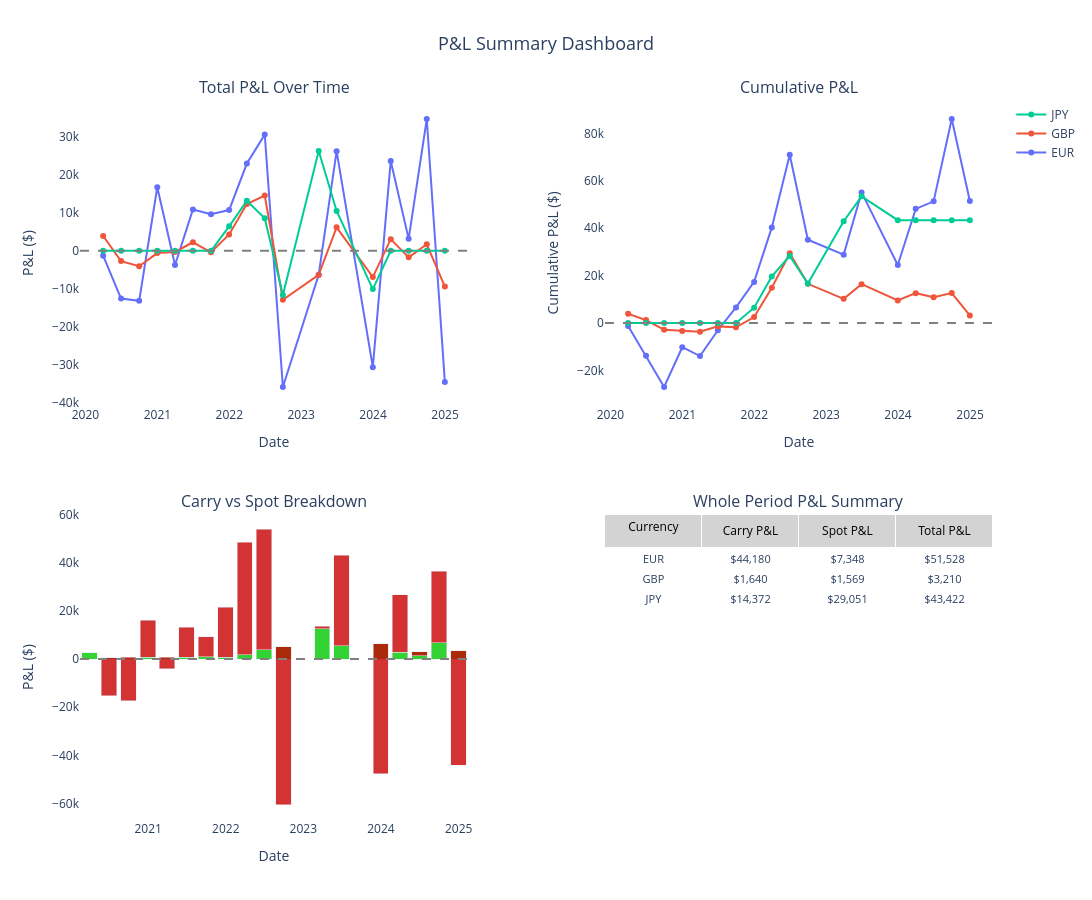

This figure's notebook cell:
### Markdown cell above
### 8.5 Comprehensive P&L Dashboard (4-Panel Overview)

### Code cell
# 8.5.1 Comprehensive 4-panel dashboard
print("\nGenerating comprehensive P&L dashboard...")
fig7 = trade_portfolio.plot_pnl_summary_dashboard(period='QE')
fig7.show()

print("\n" + "="*80)
print("DASHBOARD PANELS EXPLAINED:")
print("="*80)
print("\n1. TOP-LEFT: Total P&L Over Time")
print("   - Shows quarterly P&L for each currency")
print("   - One line per currency for easy comparison")
print("   - Helps identify best/worst performing periods and currencies")

print("\n2. TOP-RIGHT: Cumulative P&L")
print("   - Running total of P&L over time")
print("   - Shows wealth accumulation from hedging program")
print("   - Trend indicates if strategy is improving/deteriorating")

print("\n3. BOTTOM-LEFT: Carry vs Spot Components (Stacked)")
print("   - Green bars: Carry P&L (earned from forward premium/discount)")
print("   - Red bars: Spot movement P&L (from FX rate changes)")
print("   - Stacked view shows total contribution from each component")

print("\n4. BOTTOM-RIGHT: Whole Period P&L Summary by Component")
print("   - Summary table of P&L across entire period by currency")
print("   - Carry P&L column: Total earnings from forward premium/discount")
print("   - Spot P&L column: Total gains/losses from FX rate changes")
print("   - Total P&L column: Combined carry and spot results for each currency")

### Figure 1 — Plotly figure (JSON) as saved in the notebook; plotly's stock layout.template omitted (floating-point values rounded to 4 significant figures)
{"data": [{"hovertemplate": "<b>EUR</b><br>Date: %{x|%Y-%m-%d}<br>P&L: $%{y:,.0f}<extra></extra>", "line": {"color": "#636EFA", "width": 2}, "mode": "lines+markers", "name": "EUR", "type": "scatter", "x": ["2020-03-31T00:00:00.000000000", "2020-06-30T00:00:00.000000000", "2020-09-30T00:00:00.000000000", "2020-12-31T00:00:00.000000000", "2021-03-31T00:00:00.000000000", "2021-06-30T00:00:00.000000000", "2021-09-30T00:00:00.000000000", "2021-12-31T00:00:00.000000000", "2022-03-31T00:00:00.000000000", "2022-06-30T00:00:00.000000000", "2022-09-30T00:00:00.000000000", "2023-03-31T00:00:00.000000000", "2023-06-30T00:00:00.000000000", "2023-12-31T00:00:00.000000000", "2024-03-31T00:00:00.000000000", "2024-06-30T00:00:00.000000000", "2024-09-30T00:00:00.000000000", "2024-12-31T00:00:00.000000000"], "xaxis": "x", "y": [-1278.0, -12570.0, -13170.0, 16780.0, -3746.0, 10910.0, 9650.0, 10770.0, 23030.0, 30660.0, -35890.0, -6294.0, 26290.0, -30660.0, 23710.0, 3169.0, 34770.0, -34600.0], "yaxis": "y"}, {"hovertemplate": "<b>GBP</b><br>Date: %{x|%Y-%m-%d}<br>P&L: $%{y:,.0f}<extra></extra>", "line": {"color": "#EF553B", "width": 2}, "mode": "lines+markers", "name": "GBP", "type": "scatter", "x": ["2020-03-31T00:00:00.000000000", "2020-06-30T00:00:00.000000000", "2020-09-30T00:00:00.000000000", "2020-12-31T00:00:00.000000000", "2021-03-31T00:00:00.000000000", "2021-06-30T00:00:00.000000000", "2021-09-30T00:00:00.000000000", "2021-12-31T00:00:00.000000000", "2022-03-31T00:00:00.000000000", "2022-06-30T00:00:00.000000000", "2022-09-30T00:00:00.000000000", "2023-03-31T00:00:00.000000000", "2023-06-30T00:00:00.000000000", "2023-12-31T00:00:00.000000000", "2024-03-31T00:00:00.000000000", "2024-06-30T00:00:00.000000000", "2024-09-30T00:00:00.000000000", "2024-12-31T00:00:00.000000000"], "xaxis": "x", "y": [3916.0, -2704.0, -4059.0, -588.4, -274.9, 2273.0, -366.7, 4325.0, 12330.0, 14590.0, -12900.0, -6346.0, 6205.0, -6906.0, 3094.0, -1707.0, 1742.0, -9422.0], "yaxis": "y"}, {"hovertemplate": "<b>JPY</b><br>Date: %{x|%Y-%m-%d}<br>P&L: $%{y:,.0f}<extra></extra>", "line": {"color": "#00CC96", "width": 2}, "mode": "lines+markers", "name": "JPY", "type": "scatter", "x": ["2020-03-31T00:00:00.000000000", "2020-06-30T00:00:00.000000000", "2020-09-30T00:00:00.000000000", "2020-12-31T00:00:00.000000000", "2021-03-31T00:00:00.000000000", "2021-06-30T00:00:00.000000000", "2021-09-30T00:00:00.000000000", "2021-12-31T00:00:00.000000000", "2022-03-31T00:00:00.000000000", "2022-06-30T00:00:00.000000000", "2022-09-30T00:00:00.000000000", "2023-03-31T00:00:00.000000000", "2023-06-30T00:00:00.000000000", "2023-12-31T00:00:00.000000000", "2024-03-31T00:00:00.000000000", "2024-06-30T00:00:00.000000000", "2024-09-30T00:00:00.000000000", "2024-12-31T00:00:00.000000000"], "xaxis": "x", "y": [0.0, 0.0, 0.0, 0.0, 0.0, 0.0, 0.0, 6469.0, 13200.0, 8627.0, -11650.0, 26340.0, 10520.0, -10080.0, 0.0, 0.0, 0.0, 0.0], "yaxis": "y"}, {"hovertemplate": "<b>EUR</b><br>Date: %{x|%Y-%m-%d}<br>Cumul P&L: $%{y:,.0f}<extra></extra>", "line": {"color": "#636EFA", "width": 2}, "mode": "lines+markers", "name": "EUR", "showlegend": false, "type": "scatter", "x": ["2020-03-31T00:00:00.000000000", "2020-06-30T00:00:00.000000000", "2020-09-30T00:00:00.000000000", "2020-12-31T00:00:00.000000000", "2021-03-31T00:00:00.000000000", "2021-06-30T00:00:00.000000000", "2021-09-30T00:00:00.000000000", "2021-12-31T00:00:00.000000000", "2022-03-31T00:00:00.000000000", "2022-06-30T00:00:00.000000000", "2022-09-30T00:00:00.000000000", "2023-03-31T00:00:00.000000000", "2023-06-30T00:00:00.000000000", "2023-12-31T00:00:00.000000000", "2024-03-31T00:00:00.000000000", "2024-06-30T00:00:00.000000000", "2024-09-30T00:00:00.000000000", "2024-12-31T00:00:00.000000000"], "xaxis": "x2", "y": [-1278.0, -13850.0, -27020.0, -10240.0, -13980.0, -3070.0, 6580.0, 17350.0, 40380.0, 71040.0, 35150.0, 28860.0, 55140.0, 24480.0, 48190.0, 51360.0, 86130.0, 51530.0], "yaxis": "y2"}, {"hovertemplate": "<b>GBP</b><br>Date: %{x|%Y-%m-%d}<br>Cumul P&L: $%{y:,.0f}<extra></extra>", "line": {"color": "#EF553B", "width": 2}, "mode": "lines+markers", "name": "GBP", "showlegend": false, "type": "scatter", "x": ["2020-03-31T00:00:00.000000000", "2020-06-30T00:00:00.000000000", "2020-09-30T00:00:00.000000000", "2020-12-31T00:00:00.000000000", "2021-03-31T00:00:00.000000000", "2021-06-30T00:00:00.000000000", "2021-09-30T00:00:00.000000000", "2021-12-31T00:00:00.000000000", "2022-03-31T00:00:00.000000000", "2022-06-30T00:00:00.000000000", "2022-09-30T00:00:00.000000000", "2023-03-31T00:00:00.000000000", "2023-06-30T00:00:00.000000000", "2023-12-31T00:00:00.000000000", "2024-03-31T00:00:00.000000000", "2024-06-30T00:00:00.000000000", "2024-09-30T00:00:00.000000000", "2024-12-31T00:00:00.000000000"], "xaxis": "x2", "y": [3916.0, 1212.0, -2847.0, -3435.0, -3710.0, -1437.0, -1804.0, 2521.0, 14860.0, 29450.0, 16550.0, 10200.0, 16410.0, 9503.0, 12600.0, 10890.0, 12630.0, 3210.0], "yaxis": "y2"}, {"hovertemplate": "<b>JPY</b><br>Date: %{x|%Y-%m-%d}<br>Cumul P&L: $%{y:,.0f}<extra></extra>", "line": {"color": "#00CC96", "width": 2}, "mode": "lines+markers", "name": "JPY", "showlegend": false, "type": "scatter", "x": ["2020-03-31T00:00:00.000000000", "2020-06-30T00:00:00.000000000", "2020-09-30T00:00:00.000000000", "2020-12-31T00:00:00.000000000", "2021-03-31T00:00:00.000000000", "2021-06-30T00:00:00.000000000", "2021-09-30T00:00:00.000000000", "2021-12-31T00:00:00.000000000", "2022-03-31T00:00:00.000000000", "2022-06-30T00:00:00.000000000", "2022-09-30T00:00:00.000000000", "2023-03-31T00:00:00.000000000", "2023-06-30T00:00:00.000000000", "2023-12-31T00:00:00.000000000", "2024-03-31T00:00:00.000000000", "2024-06-30T00:00:00.000000000", "2024-09-30T00:00:00.000000000", "2024-12-31T00:00:00.000000000"], "xaxis": "x2", "y": [0.0, 0.0, 0.0, 0.0, 0.0, 0.0, 0.0, 6469.0, 19670.0, 28290.0, 16640.0, 42980.0, 53500.0, 43420.0, 43420.0, 43420.0, 43420.0, 43420.0], "yaxis": "y2"}, {"hovertemplate": "Date: %{x|%Y-%m-%d}<br>Carry: $%{y:,.0f}<extra></extra>", "marker": {"color": "rgba(0, 200, 0, 0.8)"}, "name": "Carry", "showlegend": false, "type": "bar", "x": ["2020-03-31T00:00:00.000000000", "2020-06-30T00:00:00.000000000", "2020-09-30T00:00:00.000000000", "2020-12-31T00:00:00.000000000", "2021-03-31T00:00:00.000000000", "2021-06-30T00:00:00.000000000", "2021-09-30T00:00:00.000000000", "2021-12-31T00:00:00.000000000", "2022-03-31T00:00:00.000000000", "2022-06-30T00:00:00.000000000", "2022-09-30T00:00:00.000000000", "2023-03-31T00:00:00.000000000", "2023-06-30T00:00:00.000000000", "2023-12-31T00:00:00.000000000", "2024-03-31T00:00:00.000000000", "2024-06-30T00:00:00.000000000", "2024-09-30T00:00:00.000000000", "2024-12-31T00:00:00.000000000"], "xaxis": "x3", "y": [2654.0, 655.9, 793.0, 870.1, 836.9, 843.2, 1033.0, 752.8, 1766.0, 3925.0, 5196.0, 12650.0, 5602.0, 6378.0, 2902.0, 3072.0, 6754.0, 3504.0], "yaxis": "y3"}, {"hovertemplate": "Date: %{x|%Y-%m-%d}<br>Spot: $%{y:,.0f}<extra></extra>", "marker": {"color": "rgba(200, 0, 0, 0.8)"}, "name": "Spot", "showlegend": false, "type": "bar", "x": ["2020-03-31T00:00:00.000000000", "2020-06-30T00:00:00.000000000", "2020-09-30T00:00:00.000000000", "2020-12-31T00:00:00.000000000", "2021-03-31T00:00:00.000000000", "2021-06-30T00:00:00.000000000", "2021-09-30T00:00:00.000000000", "2021-12-31T00:00:00.000000000", "2022-03-31T00:00:00.000000000", "2022-06-30T00:00:00.000000000", "2022-09-30T00:00:00.000000000", "2023-03-31T00:00:00.000000000", "2023-06-30T00:00:00.000000000", "2023-12-31T00:00:00.000000000", "2024-03-31T00:00:00.000000000", "2024-06-30T00:00:00.000000000", "2024-09-30T00:00:00.000000000", "2024-12-31T00:00:00.000000000"], "xaxis": "x3", "y": [-15.67, -15930.0, -18020.0, 15320.0, -4858.0, 12340.0, 8250.0, 20810.0, 46800.0, 49960.0, -65640.0, 1047.0, 37410.0, -54030.0, 23910.0, -1609.0, 29750.0, -47530.0], "yaxis": "y3"}, {"cells": {"align": "center", "fill": {"color": "white"}, "font": {"size": 11}, "values": [["EUR", "GBP", "JPY"], ["$44,180", "$1,640", "$14,372"], ["$7,348", "$1,569", "$29,051"], ["$51,528", "$3,210", "$43,422"]]}, "domain": {"x": [0.575, 1], "y": [0, 0.425]}, "header": {"align": "center", "fill": {"color": "lightgray"}, "font": {"color": "black", "size": 12}, "values": ["Currency", "Carry P&L", "Spot P&L", "Total P&L"]}, "type": "table"}], "layout": {"annotations": [{"font": {"size": 16}, "showarrow": false, "text": "Total P&L Over Time", "x": 0.2125, "xanchor": "center", "xref": "paper", "y": 1, "yanchor": "bottom", "yref": "paper"}, {"font": {"size": 16}, "showarrow": false, "text": "Cumulative P&L", "x": 0.7875, "xanchor": "center", "xref": "paper", "y": 1, "yanchor": "bottom", "yref": "paper"}, {"font": {"size": 16}, "showarrow": false, "text": "Carry vs Spot Breakdown", "x": 0.2125, "xanchor": "center", "xref": "paper", "y": 0.425, "yanchor": "bottom", "yref": "paper"}, {"font": {"size": 16}, "showarrow": false, "text": "Whole Period P&L Summary", "x": 0.7875, "xanchor": "center", "xref": "paper", "y": 0.425, "yanchor": "bottom", "yref": "paper"}], "barmode": "stack", "height": 900, "hovermode": "x unified", "margin": {"b": 80, "l": 80, "r": 80, "t": 100}, "paper_bgcolor": "white", "plot_bgcolor": "white", "shapes": [{"line": {"color": "gray", "dash": "dash"}, "type": "line", "x0": 0, "x1": 1, "xref": "x domain", "y0": 0, "y1": 0, "yref": "y"}, {"line": {"color": "gray", "dash": "dash"}, "type": "line", "x0": 0, "x1": 1, "xref": "x2 domain", "y0": 0, "y1": 0, "yref": "y2"}, {"line": {"color": "gray", "dash": "dash"}, "type": "line", "x0": 0, "x1": 1, "xref": "x3 domain", "y0": 0, "y1": 0, "yref": "y3"}], "showlegend": true, "title": {"font": {"size": 18}, "text": "P&L Summary Dashboard", "x": 0.5, "xanchor": "center"}, "width": 1400, "xaxis": {"anchor": "y", "domain": [0, 0.425], "title": {"text": "Date"}}, "xaxis2": {"anchor": "y2", "domain": [0.575, 1], "title": {"text": "Date"}}, "xaxis3": {"anchor": "y3", "domain": [0, 0.425], "title": {"text": "Date"}}, "yaxis": {"anchor": "x", "domain": [0.575, 1], "title": {"text": "P&L ($)"}}, "yaxis2": {"anchor": "x2", "domain": [0.575, 1], "title": {"text": "Cumulative P&L ($)"}}, "yaxis3": {"anchor": "x3", "domain": [0, 0.425], "title": {"text": "P&L ($)"}}}}
